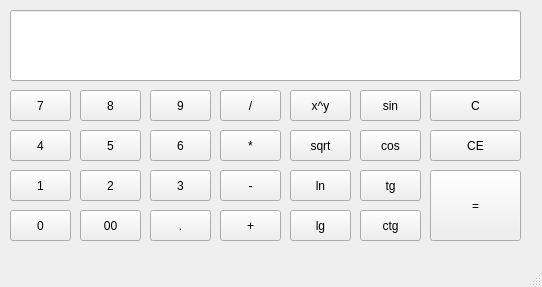
<?xml version="1.0" encoding="UTF-8"?>
<ui version="4.0">
 <class>MainWindow</class>
 <widget class="QMainWindow" name="MainWindow">
  <property name="geometry">
   <rect>
    <x>0</x>
    <y>0</y>
    <width>542</width>
    <height>287</height>
   </rect>
  </property>
  <property name="windowTitle">
   <string>Calculator </string>
  </property>
  <widget class="QWidget" name="centralWidget">
   <widget class="QPushButton" name="pushButton_7">
    <property name="geometry">
     <rect>
      <x>10</x>
      <y>90</y>
      <width>61</width>
      <height>31</height>
     </rect>
    </property>
    <property name="text">
     <string>7</string>
    </property>
   </widget>
   <widget class="QPushButton" name="pushButton_4">
    <property name="geometry">
     <rect>
      <x>10</x>
      <y>130</y>
      <width>61</width>
      <height>31</height>
     </rect>
    </property>
    <property name="text">
     <string>4</string>
    </property>
   </widget>
   <widget class="QPushButton" name="pushButton_1">
    <property name="geometry">
     <rect>
      <x>10</x>
      <y>170</y>
      <width>61</width>
      <height>31</height>
     </rect>
    </property>
    <property name="text">
     <string>1</string>
    </property>
   </widget>
   <widget class="QPushButton" name="pushButton_2">
    <property name="geometry">
     <rect>
      <x>80</x>
      <y>170</y>
      <width>61</width>
      <height>31</height>
     </rect>
    </property>
    <property name="text">
     <string>2</string>
    </property>
   </widget>
   <widget class="QPushButton" name="pushButton_5">
    <property name="geometry">
     <rect>
      <x>80</x>
      <y>130</y>
      <width>61</width>
      <height>31</height>
     </rect>
    </property>
    <property name="text">
     <string>5</string>
    </property>
   </widget>
   <widget class="QPushButton" name="pushButton_8">
    <property name="geometry">
     <rect>
      <x>80</x>
      <y>90</y>
      <width>61</width>
      <height>31</height>
     </rect>
    </property>
    <property name="text">
     <string>8</string>
    </property>
   </widget>
   <widget class="QPushButton" name="pushButton_3">
    <property name="geometry">
     <rect>
      <x>150</x>
      <y>170</y>
      <width>61</width>
      <height>31</height>
     </rect>
    </property>
    <property name="text">
     <string>3</string>
    </property>
   </widget>
   <widget class="QPushButton" name="pushButton_6">
    <property name="geometry">
     <rect>
      <x>150</x>
      <y>130</y>
      <width>61</width>
      <height>31</height>
     </rect>
    </property>
    <property name="text">
     <string>6</string>
    </property>
   </widget>
   <widget class="QPushButton" name="pushButton_9">
    <property name="geometry">
     <rect>
      <x>150</x>
      <y>90</y>
      <width>61</width>
      <height>31</height>
     </rect>
    </property>
    <property name="text">
     <string>9</string>
    </property>
   </widget>
   <widget class="QPushButton" name="pushButton_0">
    <property name="geometry">
     <rect>
      <x>10</x>
      <y>210</y>
      <width>61</width>
      <height>31</height>
     </rect>
    </property>
    <property name="text">
     <string>0</string>
    </property>
   </widget>
   <widget class="QPushButton" name="pushButton_00">
    <property name="geometry">
     <rect>
      <x>80</x>
      <y>210</y>
      <width>61</width>
      <height>31</height>
     </rect>
    </property>
    <property name="text">
     <string>00</string>
    </property>
   </widget>
   <widget class="QPushButton" name="pushButton_point">
    <property name="geometry">
     <rect>
      <x>150</x>
      <y>210</y>
      <width>61</width>
      <height>31</height>
     </rect>
    </property>
    <property name="text">
     <string>.</string>
    </property>
   </widget>
   <widget class="QPushButton" name="pushButton_div">
    <property name="geometry">
     <rect>
      <x>220</x>
      <y>90</y>
      <width>61</width>
      <height>31</height>
     </rect>
    </property>
    <property name="text">
     <string>/</string>
    </property>
   </widget>
   <widget class="QPushButton" name="pushButton_multiply">
    <property name="geometry">
     <rect>
      <x>220</x>
      <y>130</y>
      <width>61</width>
      <height>31</height>
     </rect>
    </property>
    <property name="text">
     <string>*</string>
    </property>
   </widget>
   <widget class="QPushButton" name="pushButton_substract">
    <property name="geometry">
     <rect>
      <x>220</x>
      <y>170</y>
      <width>61</width>
      <height>31</height>
     </rect>
    </property>
    <property name="text">
     <string>-</string>
    </property>
   </widget>
   <widget class="QPushButton" name="pushButton_add">
    <property name="geometry">
     <rect>
      <x>220</x>
      <y>210</y>
      <width>61</width>
      <height>31</height>
     </rect>
    </property>
    <property name="text">
     <string>+</string>
    </property>
   </widget>
   <widget class="QPushButton" name="pushButton_17">
    <property name="geometry">
     <rect>
      <x>290</x>
      <y>90</y>
      <width>61</width>
      <height>31</height>
     </rect>
    </property>
    <property name="text">
     <string>x^y</string>
    </property>
   </widget>
   <widget class="QPushButton" name="pushButton_sqrt">
    <property name="geometry">
     <rect>
      <x>290</x>
      <y>130</y>
      <width>61</width>
      <height>31</height>
     </rect>
    </property>
    <property name="text">
     <string>sqrt</string>
    </property>
   </widget>
   <widget class="QPushButton" name="pushButton_ln">
    <property name="geometry">
     <rect>
      <x>290</x>
      <y>170</y>
      <width>61</width>
      <height>31</height>
     </rect>
    </property>
    <property name="text">
     <string>ln</string>
    </property>
   </widget>
   <widget class="QPushButton" name="pushButton_lg">
    <property name="geometry">
     <rect>
      <x>290</x>
      <y>210</y>
      <width>61</width>
      <height>31</height>
     </rect>
    </property>
    <property name="text">
     <string>lg</string>
    </property>
   </widget>
   <widget class="QPushButton" name="pushButton_sin">
    <property name="geometry">
     <rect>
      <x>360</x>
      <y>90</y>
      <width>61</width>
      <height>31</height>
     </rect>
    </property>
    <property name="text">
     <string>sin</string>
    </property>
   </widget>
   <widget class="QPushButton" name="pushButton_cos">
    <property name="geometry">
     <rect>
      <x>360</x>
      <y>130</y>
      <width>61</width>
      <height>31</height>
     </rect>
    </property>
    <property name="text">
     <string>cos</string>
    </property>
   </widget>
   <widget class="QPushButton" name="pushButton_tg">
    <property name="geometry">
     <rect>
      <x>360</x>
      <y>170</y>
      <width>61</width>
      <height>31</height>
     </rect>
    </property>
    <property name="text">
     <string>tg</string>
    </property>
   </widget>
   <widget class="QPushButton" name="pushButton_ctg">
    <property name="geometry">
     <rect>
      <x>360</x>
      <y>210</y>
      <width>61</width>
      <height>31</height>
     </rect>
    </property>
    <property name="text">
     <string>ctg</string>
    </property>
   </widget>
   <widget class="QPushButton" name="pushButton_equals">
    <property name="geometry">
     <rect>
      <x>430</x>
      <y>170</y>
      <width>91</width>
      <height>71</height>
     </rect>
    </property>
    <property name="text">
     <string>=</string>
    </property>
   </widget>
   <widget class="QPushButton" name="pushButton_26">
    <property name="geometry">
     <rect>
      <x>430</x>
      <y>90</y>
      <width>91</width>
      <height>31</height>
     </rect>
    </property>
    <property name="text">
     <string>C</string>
    </property>
   </widget>
   <widget class="QPushButton" name="pushButton_27">
    <property name="geometry">
     <rect>
      <x>430</x>
      <y>130</y>
      <width>91</width>
      <height>31</height>
     </rect>
    </property>
    <property name="text">
     <string>CE</string>
    </property>
   </widget>
   <widget class="QLineEdit" name="lineEdit">
    <property name="geometry">
     <rect>
      <x>10</x>
      <y>10</y>
      <width>511</width>
      <height>71</height>
     </rect>
    </property>
    <property name="font">
     <font>
      <pointsize>20</pointsize>
      <italic>true</italic>
     </font>
    </property>
    <property name="inputMask">
     <string/>
    </property>
    <property name="maxLength">
     <number>100000000</number>
    </property>
    <property name="cursorPosition">
     <number>0</number>
    </property>
    <property name="alignment">
     <set>Qt::AlignRight|Qt::AlignTrailing|Qt::AlignVCenter</set>
    </property>
   </widget>
  </widget>
  <widget class="QStatusBar" name="statusBar"/>
 </widget>
 <layoutdefault spacing="6" margin="11"/>
 <resources/>
 <connections/>
</ui>
